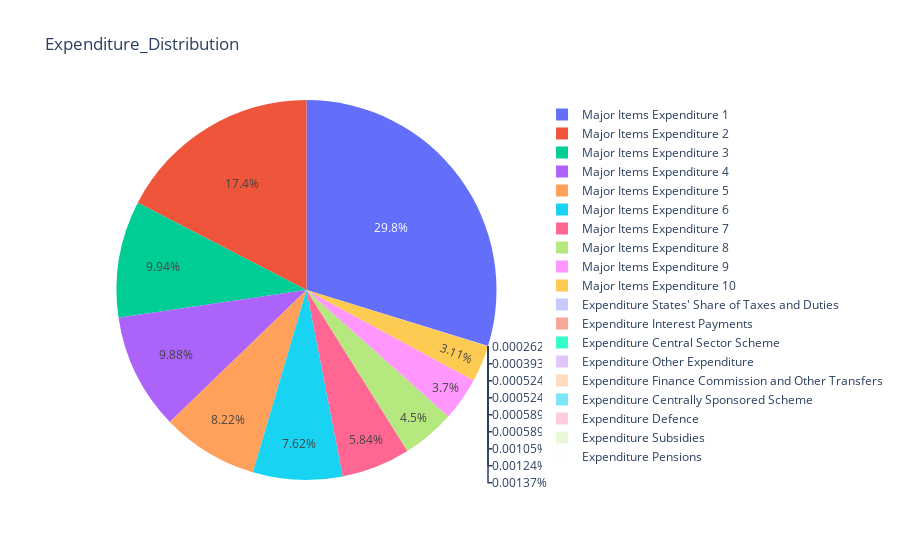

Write notebook code for a chart like this one.
### Code cell
fig_expend_piechart = px.pie(expenditures, values="Value", names="Category", title="Expenditure_Distribution")
fig_expend_piechart.show()

### Figure 1 — Plotly figure (JSON) as saved in the notebook; plotly's stock layout.template omitted (floating-point values rounded to 4 significant figures)
{"data": [{"domain": {"x": [0, 1], "y": [0, 1]}, "hovertemplate": "Category=%{label}<br>Value=%{value}<extra></extra>", "labels": ["Expenditure Other Expenditure", "Expenditure Pensions", "Expenditure Interest Payments", "Expenditure Centrally Sponsored Scheme", "Expenditure Finance Commission and Other Transfers", "Expenditure Central Sector Scheme", "Expenditure States' Share of Taxes and Duties", "Expenditure Subsidies", "Expenditure Defence", "Major Items Expenditure 1", "Major Items Expenditure 2", "Major Items Expenditure 3", "Major Items Expenditure 4", "Major Items Expenditure 5", "Major Items Expenditure 6", "Major Items Expenditure 7", "Major Items Expenditure 8", "Major Items Expenditure 9", "Major Items Expenditure 10"], "legendgroup": "", "name": "", "showlegend": true, "type": "pie", "values": [9, 4, 19, 8, 9, 16, 21, 6, 8, 454773, 265808, 151851, 150983, 125638, 116342, 89287, 68769, 56501, 47559]}], "layout": {"legend": {"tracegroupgap": 0}, "title": {"text": "Expenditure_Distribution"}}}
